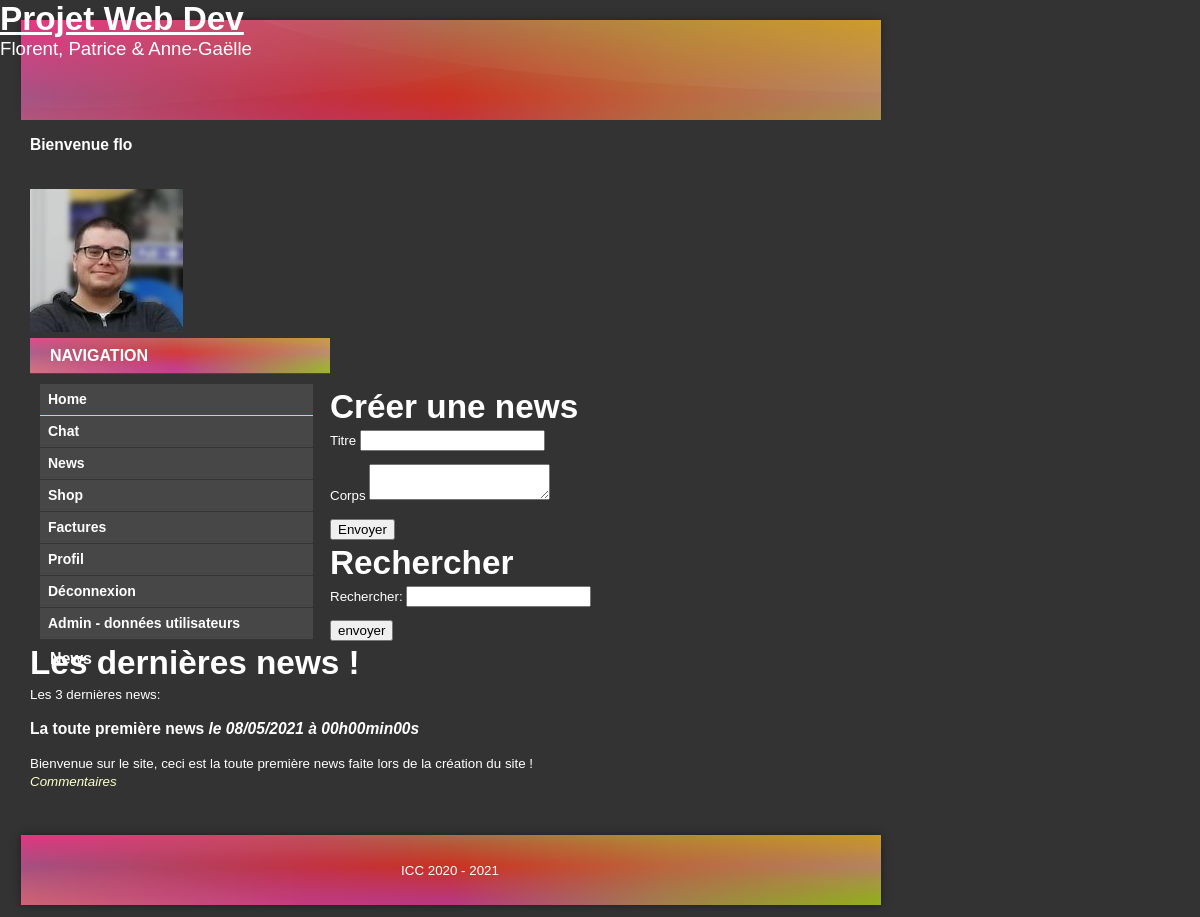
Page /index.php?uc=news (signed in) on the committed database.
### tables this page shows
CREATE TABLE IF NOT EXISTS `news` (
`idNews` int(11) NOT NULL,
  `idUtilisateur` int(11) NOT NULL,
  `titre` text NOT NULL,
  `corps` text NOT NULL,
  `dateCreation` datetime NOT NULL
);

### controleurs/News.php (called while the page is built, shortened)
<?php
function listeDernierArticles(){
    $req = getArticles();
    require('vues/dernieresNews.php');
}
?>

### modeles/data.php (called while the page is built, shortened)
<?php
function connect(){
    try{
        $bdd = new PDO('mysql:host=localhost;dbname=projetdevweb;charset=utf8', 'root', 'root');
        $bdd->setAttribute(PDO::ATTR_EMULATE_PREPARES, false);
        $bdd->setAttribute(PDO::ATTR_ERRMODE, PDO::ERRMODE_EXCEPTION);
    }
    catch(Exception $e){
        die('Erreur : '.$e->getMessage());
    }
    return $bdd;
}
function getArticles(){
    $bdd = connect();
    $req = $bdd->query('SELECT idNews, titre, corps, DATE_FORMAT(dateCreation, \'%d/%m/%Y à %Hh%imin%ss\') AS date_creation_fr
                            FROM News
                            ORDER BY dateCreation desc limit 0, 3 ');
    return $req;
}
?>

### vues/dernieresNews.php (the view, shortened to what this page needs)
<div class="sidebarheader">News</div>
<br>
<?php
if(isset($_SESSION['admin']) and $_SESSION['admin'] == 1){
    ?>
    <h1>Créer une news</h1>
    <form enctype="multipart/form-data" method="POST" action="index.php?uc=adminNews">
        <p>
            <label for="titre">Titre</label>
            <input type="text" name="titre" id="titre" required>
        </p>
        <p>
            <label>Corps</label>
            <textarea name="corps" id="coprs" required></textarea>
        </p>
        <p>
            <input type="submit" value="Envoyer">
        </p>
    </form>
    <?php
}
?>
<h1>Rechercher</h1>
<form enctype="multipart/form-data" method="POST" action="index.php?uc=rechercherNews">
    <p>
        <label for="aRechercher">Rechercher:</label>
        <input type="text" name="aRechercher" id="aRechercher">
    </p>
    <p>
        <input type="submit" value="envoyer">
    </p>
</form>
<h1>Les dernières news !</h1>
<p>Les 3 dernières news: </p>
<?php
while($donnees = $req->fetch()){
    ?>
    <div class="news">
        <h3>
            <?= ($donnees['titre']) ?>
        <em>le <?= $donnees['date_creation_fr'] ?></em>
        </h3>
        <p>
            <?= nl2br($donnees['corps']) ?>
            <br/>
            <em><a href="index.php?idNews=<?= $donnees['idNews'] ?>&uc=unarticle">Commentaires</a></em>
        </p>
    </div>
<?php
}
?>

### Style.css (style rules this page uses)
body { background-color:#333333; font-size:10pt; font-family:Arial; margin:0; padding:0; background-image:url(images/back.png); background-repeat:repeat-x; color:#FFFFFF; }
.sidebarheader { margin-bottom:5px; width:280px; height:27px; padding-top:10px; padding-left:20px; background-image:url(images/sidebarheader.png); font-size:16px; font-weight:bold; color:#FFFFFF; }
h1, h1 a { font-size:25pt; color:#FFFFFF; margin:0; }
a { color:#FFFFCC; text-decoration:none; }

### rows in the picture
news: titre "La toute première news", date_creation_fr "08/05/2021 à 00h00min00s", corps "Bienvenue sur le site, ceci est la toute première news faite lors de la création du site !"

### other values in the picture
$_SESSION['login'] "flo"
